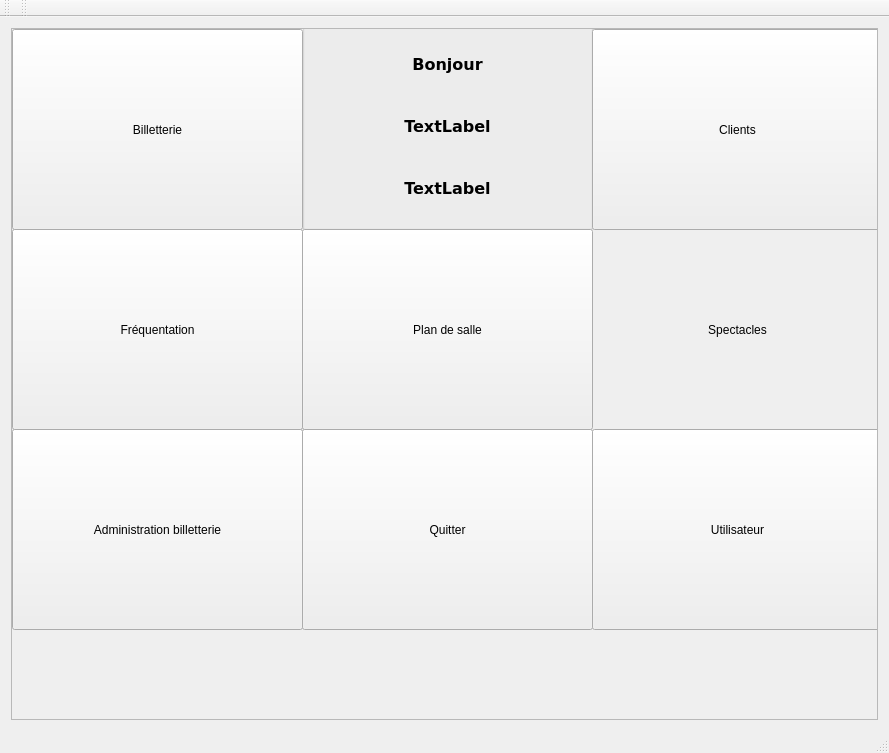
<?xml version="1.0" encoding="UTF-8"?>
<ui version="4.0">
 <class>Accueil</class>
 <widget class="QMainWindow" name="Accueil">
  <property name="geometry">
   <rect>
    <x>0</x>
    <y>0</y>
    <width>889</width>
    <height>753</height>
   </rect>
  </property>
  <property name="windowTitle">
   <string>Accueil</string>
  </property>
  <widget class="QWidget" name="centralWidget">
   <layout class="QVBoxLayout" name="verticalLayout">
    <item>
     <widget class="QScrollArea" name="scrollArea">
      <property name="widgetResizable">
       <bool>true</bool>
      </property>
      <widget class="QWidget" name="scrollAreaWidgetContents">
       <property name="geometry">
        <rect>
         <x>0</x>
         <y>0</y>
         <width>869</width>
         <height>680</height>
        </rect>
       </property>
       <widget class="QPushButton" name="aBtnBilletterie">
        <property name="geometry">
         <rect>
          <x>0</x>
          <y>0</y>
          <width>291</width>
          <height>201</height>
         </rect>
        </property>
        <property name="text">
         <string>Billetterie</string>
        </property>
       </widget>
       <widget class="QPushButton" name="aBtnFrequentation">
        <property name="geometry">
         <rect>
          <x>0</x>
          <y>200</y>
          <width>291</width>
          <height>201</height>
         </rect>
        </property>
        <property name="text">
         <string>Fréquentation</string>
        </property>
       </widget>
       <widget class="QGroupBox" name="groupBox">
        <property name="geometry">
         <rect>
          <x>290</x>
          <y>-10</y>
          <width>291</width>
          <height>211</height>
         </rect>
        </property>
        <property name="title">
         <string/>
        </property>
        <layout class="QVBoxLayout" name="verticalLayout_2">
         <item>
          <layout class="QVBoxLayout" name="verticalLayout_3">
           <item>
            <widget class="QLabel" name="aLabelHello">
             <property name="palette">
              <palette>
               <active>
                <colorrole role="Text">
                 <brush brushstyle="SolidPattern">
                  <color alpha="255">
                   <red>213</red>
                   <green>142</green>
                   <blue>0</blue>
                  </color>
                 </brush>
                </colorrole>
               </active>
               <inactive>
                <colorrole role="Text">
                 <brush brushstyle="SolidPattern">
                  <color alpha="255">
                   <red>213</red>
                   <green>142</green>
                   <blue>0</blue>
                  </color>
                 </brush>
                </colorrole>
               </inactive>
               <disabled>
                <colorrole role="Text">
                 <brush brushstyle="SolidPattern">
                  <color alpha="255">
                   <red>120</red>
                   <green>120</green>
                   <blue>120</blue>
                  </color>
                 </brush>
                </colorrole>
               </disabled>
              </palette>
             </property>
             <property name="font">
              <font>
               <family>Verdana</family>
               <pointsize>12</pointsize>
               <weight>75</weight>
               <bold>true</bold>
              </font>
             </property>
             <property name="text">
              <string>Bonjour</string>
             </property>
             <property name="alignment">
              <set>Qt::AlignCenter</set>
             </property>
            </widget>
           </item>
           <item>
            <widget class="QLabel" name="aLabelNomUtilisateur">
             <property name="palette">
              <palette>
               <active>
                <colorrole role="Text">
                 <brush brushstyle="SolidPattern">
                  <color alpha="255">
                   <red>213</red>
                   <green>142</green>
                   <blue>0</blue>
                  </color>
                 </brush>
                </colorrole>
               </active>
               <inactive>
                <colorrole role="Text">
                 <brush brushstyle="SolidPattern">
                  <color alpha="255">
                   <red>213</red>
                   <green>142</green>
                   <blue>0</blue>
                  </color>
                 </brush>
                </colorrole>
               </inactive>
               <disabled>
                <colorrole role="Text">
                 <brush brushstyle="SolidPattern">
                  <color alpha="255">
                   <red>120</red>
                   <green>120</green>
                   <blue>120</blue>
                  </color>
                 </brush>
                </colorrole>
               </disabled>
              </palette>
             </property>
             <property name="font">
              <font>
               <family>Verdana</family>
               <pointsize>12</pointsize>
               <weight>75</weight>
               <bold>true</bold>
              </font>
             </property>
             <property name="text">
              <string>TextLabel</string>
             </property>
             <property name="alignment">
              <set>Qt::AlignCenter</set>
             </property>
            </widget>
           </item>
           <item>
            <widget class="QLabel" name="aLabelDate">
             <property name="palette">
              <palette>
               <active>
                <colorrole role="Text">
                 <brush brushstyle="SolidPattern">
                  <color alpha="255">
                   <red>213</red>
                   <green>142</green>
                   <blue>0</blue>
                  </color>
                 </brush>
                </colorrole>
               </active>
               <inactive>
                <colorrole role="Text">
                 <brush brushstyle="SolidPattern">
                  <color alpha="255">
                   <red>213</red>
                   <green>142</green>
                   <blue>0</blue>
                  </color>
                 </brush>
                </colorrole>
               </inactive>
               <disabled>
                <colorrole role="Text">
                 <brush brushstyle="SolidPattern">
                  <color alpha="255">
                   <red>120</red>
                   <green>120</green>
                   <blue>120</blue>
                  </color>
                 </brush>
                </colorrole>
               </disabled>
              </palette>
             </property>
             <property name="font">
              <font>
               <family>Verdana</family>
               <pointsize>12</pointsize>
               <weight>75</weight>
               <bold>true</bold>
              </font>
             </property>
             <property name="text">
              <string>TextLabel</string>
             </property>
             <property name="alignment">
              <set>Qt::AlignCenter</set>
             </property>
            </widget>
           </item>
          </layout>
         </item>
        </layout>
       </widget>
       <widget class="QPushButton" name="aBtnSpectacles">
        <property name="geometry">
         <rect>
          <x>580</x>
          <y>200</y>
          <width>291</width>
          <height>201</height>
         </rect>
        </property>
        <property name="styleSheet">
         <string notr="true">#aBtnSpectacles{
    background-color: transparent;
    border-image: url(:spactacle2.jpg);
    background: none;
    border: none;
    background-repeat: no-repeat 
}
#aBtnSpectacles:pressed{
    border-image: url(:spactacle2.jpg);
}</string>
        </property>
        <property name="text">
         <string>Spectacles</string>
        </property>
       </widget>
       <widget class="QPushButton" name="aBtnUtilisateur">
        <property name="geometry">
         <rect>
          <x>580</x>
          <y>400</y>
          <width>291</width>
          <height>201</height>
         </rect>
        </property>
        <property name="text">
         <string>Utilisateur</string>
        </property>
       </widget>
       <widget class="QPushButton" name="aBtnQuitter">
        <property name="geometry">
         <rect>
          <x>290</x>
          <y>400</y>
          <width>291</width>
          <height>201</height>
         </rect>
        </property>
        <property name="text">
         <string>Quitter</string>
        </property>
       </widget>
       <widget class="QPushButton" name="aBtnClients">
        <property name="geometry">
         <rect>
          <x>580</x>
          <y>0</y>
          <width>291</width>
          <height>201</height>
         </rect>
        </property>
        <property name="text">
         <string>Clients</string>
        </property>
       </widget>
       <widget class="QPushButton" name="aBtnPlanDeSalle">
        <property name="geometry">
         <rect>
          <x>290</x>
          <y>200</y>
          <width>291</width>
          <height>201</height>
         </rect>
        </property>
        <property name="text">
         <string>Plan de salle</string>
        </property>
       </widget>
       <widget class="QPushButton" name="aBtnAdministratioBillet">
        <property name="geometry">
         <rect>
          <x>0</x>
          <y>400</y>
          <width>291</width>
          <height>201</height>
         </rect>
        </property>
        <property name="text">
         <string>Administration billetterie</string>
        </property>
       </widget>
      </widget>
     </widget>
    </item>
   </layout>
  </widget>
  <widget class="QMenuBar" name="menuBar">
   <property name="geometry">
    <rect>
     <x>0</x>
     <y>0</y>
     <width>889</width>
     <height>21</height>
    </rect>
   </property>
  </widget>
  <widget class="QToolBar" name="mainToolBar">
   <attribute name="toolBarArea">
    <enum>TopToolBarArea</enum>
   </attribute>
   <attribute name="toolBarBreak">
    <bool>false</bool>
   </attribute>
  </widget>
  <widget class="QStatusBar" name="statusBar"/>
  <widget class="QToolBar" name="toolBar">
   <property name="windowTitle">
    <string>toolBar</string>
   </property>
   <attribute name="toolBarArea">
    <enum>TopToolBarArea</enum>
   </attribute>
   <attribute name="toolBarBreak">
    <bool>false</bool>
   </attribute>
  </widget>
 </widget>
 <layoutdefault spacing="6" margin="11"/>
 <resources/>
 <connections/>
</ui>
